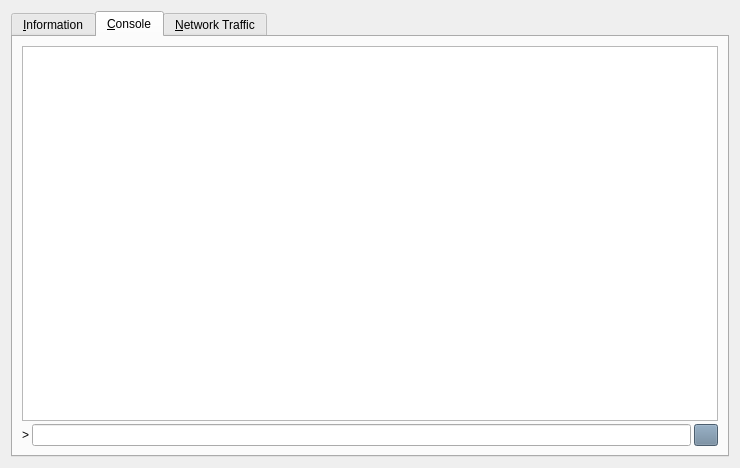
<?xml version="1.0" encoding="UTF-8"?>
<ui version="4.0">
 <class>RPCConsole</class>
 <widget class="QDialog" name="RPCConsole">
  <property name="geometry">
   <rect>
    <x>0</x>
    <y>0</y>
    <width>740</width>
    <height>468</height>
   </rect>
  </property>
  <property name="windowTitle">
   <string>LitecoinBolt - Debug window</string>
  </property>
  <property name="styleSheet">
   <string notr="true">background-image: url(:/images/bkg);</string>
  </property>
  <layout class="QVBoxLayout" name="verticalLayout_2">
   <item>
    <widget class="QTabWidget" name="tabWidget">
     <property name="styleSheet">
      <string notr="true"/>
     </property>
     <property name="currentIndex">
      <number>1</number>
     </property>
     <widget class="QWidget" name="tab_info">
      <property name="styleSheet">
       <string notr="true"/>
      </property>
      <attribute name="title">
       <string>&amp;Information</string>
      </attribute>
      <layout class="QGridLayout" name="gridLayout" columnstretch="0,1">
       <property name="horizontalSpacing">
        <number>12</number>
       </property>
       <item row="0" column="0">
        <widget class="QLabel" name="label_9">
         <property name="font">
          <font>
           <weight>75</weight>
           <bold>true</bold>
          </font>
         </property>
         <property name="styleSheet">
          <string notr="true">background-image: url(:/images/bgbfree);</string>
         </property>
         <property name="text">
          <string>LitecoinBolt Core</string>
         </property>
        </widget>
       </item>
       <item row="1" column="0">
        <widget class="QLabel" name="label_5">
         <property name="styleSheet">
          <string notr="true">background-image: url(:/images/bgbfree);</string>
         </property>
         <property name="text">
          <string>Client name</string>
         </property>
        </widget>
       </item>
       <item row="1" column="1">
        <widget class="QLabel" name="clientName">
         <property name="cursor">
          <cursorShape>IBeamCursor</cursorShape>
         </property>
         <property name="styleSheet">
          <string notr="true">background-image: url(:/images/bgbfree);</string>
         </property>
         <property name="text">
          <string>N/A</string>
         </property>
         <property name="textFormat">
          <enum>Qt::PlainText</enum>
         </property>
         <property name="textInteractionFlags">
          <set>Qt::LinksAccessibleByMouse|Qt::TextSelectableByKeyboard|Qt::TextSelectableByMouse</set>
         </property>
        </widget>
       </item>
       <item row="2" column="0">
        <widget class="QLabel" name="label_6">
         <property name="styleSheet">
          <string notr="true">background-image: url(:/images/bgbfree);</string>
         </property>
         <property name="text">
          <string>Client version</string>
         </property>
        </widget>
       </item>
       <item row="2" column="1">
        <widget class="QLabel" name="clientVersion">
         <property name="cursor">
          <cursorShape>IBeamCursor</cursorShape>
         </property>
         <property name="styleSheet">
          <string notr="true">background-image: url(:/images/bgbfree);</string>
         </property>
         <property name="text">
          <string>N/A</string>
         </property>
         <property name="textFormat">
          <enum>Qt::PlainText</enum>
         </property>
         <property name="textInteractionFlags">
          <set>Qt::LinksAccessibleByMouse|Qt::TextSelectableByKeyboard|Qt::TextSelectableByMouse</set>
         </property>
        </widget>
       </item>
       <item row="3" column="0">
        <widget class="QLabel" name="label_14">
         <property name="styleSheet">
          <string notr="true">background-image: url(:/images/bgbfree);</string>
         </property>
         <property name="text">
          <string>Using OpenSSL version</string>
         </property>
         <property name="indent">
          <number>10</number>
         </property>
        </widget>
       </item>
       <item row="3" column="1">
        <widget class="QLabel" name="openSSLVersion">
         <property name="cursor">
          <cursorShape>IBeamCursor</cursorShape>
         </property>
         <property name="styleSheet">
          <string notr="true">background-image: url(:/images/bgbfree);</string>
         </property>
         <property name="text">
          <string>N/A</string>
         </property>
         <property name="textFormat">
          <enum>Qt::PlainText</enum>
         </property>
         <property name="textInteractionFlags">
          <set>Qt::LinksAccessibleByMouse|Qt::TextSelectableByKeyboard|Qt::TextSelectableByMouse</set>
         </property>
        </widget>
       </item>
       <item row="4" column="0">
        <widget class="QLabel" name="label_12">
         <property name="styleSheet">
          <string notr="true">background-image: url(:/images/bgbfree);</string>
         </property>
         <property name="text">
          <string>Build date</string>
         </property>
        </widget>
       </item>
       <item row="4" column="1">
        <widget class="QLabel" name="buildDate">
         <property name="cursor">
          <cursorShape>IBeamCursor</cursorShape>
         </property>
         <property name="styleSheet">
          <string notr="true">background-image: url(:/images/bgbfree);</string>
         </property>
         <property name="text">
          <string>N/A</string>
         </property>
         <property name="textFormat">
          <enum>Qt::PlainText</enum>
         </property>
         <property name="textInteractionFlags">
          <set>Qt::LinksAccessibleByMouse|Qt::TextSelectableByKeyboard|Qt::TextSelectableByMouse</set>
         </property>
        </widget>
       </item>
       <item row="5" column="0">
        <widget class="QLabel" name="label_13">
         <property name="styleSheet">
          <string notr="true">background-image: url(:/images/bgbfree);</string>
         </property>
         <property name="text">
          <string>Startup time</string>
         </property>
        </widget>
       </item>
       <item row="5" column="1">
        <widget class="QLabel" name="startupTime">
         <property name="cursor">
          <cursorShape>IBeamCursor</cursorShape>
         </property>
         <property name="styleSheet">
          <string notr="true">background-image: url(:/images/bgbfree);</string>
         </property>
         <property name="text">
          <string>N/A</string>
         </property>
         <property name="textFormat">
          <enum>Qt::PlainText</enum>
         </property>
         <property name="textInteractionFlags">
          <set>Qt::LinksAccessibleByMouse|Qt::TextSelectableByKeyboard|Qt::TextSelectableByMouse</set>
         </property>
        </widget>
       </item>
       <item row="6" column="0">
        <widget class="QLabel" name="label_11">
         <property name="font">
          <font>
           <weight>75</weight>
           <bold>true</bold>
          </font>
         </property>
         <property name="styleSheet">
          <string notr="true">background-image: url(:/images/bgbfree);</string>
         </property>
         <property name="text">
          <string>Network</string>
         </property>
        </widget>
       </item>
       <item row="7" column="0">
        <widget class="QLabel" name="label_7">
         <property name="styleSheet">
          <string notr="true">background-image: url(:/images/bgbfree);</string>
         </property>
         <property name="text">
          <string>Number of connections</string>
         </property>
        </widget>
       </item>
       <item row="7" column="1">
        <widget class="QLabel" name="numberOfConnections">
         <property name="cursor">
          <cursorShape>IBeamCursor</cursorShape>
         </property>
         <property name="styleSheet">
          <string notr="true">background-image: url(:/images/bgbfree);</string>
         </property>
         <property name="text">
          <string>N/A</string>
         </property>
         <property name="textFormat">
          <enum>Qt::PlainText</enum>
         </property>
         <property name="textInteractionFlags">
          <set>Qt::LinksAccessibleByMouse|Qt::TextSelectableByKeyboard|Qt::TextSelectableByMouse</set>
         </property>
        </widget>
       </item>
       <item row="8" column="0">
        <widget class="QLabel" name="label_8">
         <property name="styleSheet">
          <string notr="true">background-image: url(:/images/bgbfree);</string>
         </property>
         <property name="text">
          <string>On testnet</string>
         </property>
        </widget>
       </item>
       <item row="8" column="1">
        <widget class="QCheckBox" name="isTestNet">
         <property name="enabled">
          <bool>false</bool>
         </property>
         <property name="styleSheet">
          <string notr="true">background-image: url(:/images/bgbfree);</string>
         </property>
         <property name="text">
          <string/>
         </property>
        </widget>
       </item>
       <item row="9" column="0">
        <widget class="QLabel" name="label_10">
         <property name="font">
          <font>
           <weight>75</weight>
           <bold>true</bold>
          </font>
         </property>
         <property name="styleSheet">
          <string notr="true">background-image: url(:/images/bgbfree);</string>
         </property>
         <property name="text">
          <string>Block chain</string>
         </property>
        </widget>
       </item>
       <item row="10" column="0">
        <widget class="QLabel" name="label_3">
         <property name="styleSheet">
          <string notr="true">background-image: url(:/images/bgbfree);</string>
         </property>
         <property name="text">
          <string>Current number of blocks</string>
         </property>
        </widget>
       </item>
       <item row="10" column="1">
        <widget class="QLabel" name="numberOfBlocks">
         <property name="cursor">
          <cursorShape>IBeamCursor</cursorShape>
         </property>
         <property name="styleSheet">
          <string notr="true">background-image: url(:/images/bgbfree);</string>
         </property>
         <property name="text">
          <string>N/A</string>
         </property>
         <property name="textFormat">
          <enum>Qt::PlainText</enum>
         </property>
         <property name="textInteractionFlags">
          <set>Qt::LinksAccessibleByMouse|Qt::TextSelectableByKeyboard|Qt::TextSelectableByMouse</set>
         </property>
        </widget>
       </item>
       <item row="11" column="0">
        <widget class="QLabel" name="label_2">
         <property name="styleSheet">
          <string notr="true">background-image: url(:/images/bgbfree);</string>
         </property>
         <property name="text">
          <string>Last block time</string>
         </property>
        </widget>
       </item>
       <item row="11" column="1">
        <widget class="QLabel" name="lastBlockTime">
         <property name="cursor">
          <cursorShape>IBeamCursor</cursorShape>
         </property>
         <property name="styleSheet">
          <string notr="true">background-image: url(:/images/bgbfree);</string>
         </property>
         <property name="text">
          <string>N/A</string>
         </property>
         <property name="textFormat">
          <enum>Qt::PlainText</enum>
         </property>
         <property name="textInteractionFlags">
          <set>Qt::LinksAccessibleByMouse|Qt::TextSelectableByKeyboard|Qt::TextSelectableByMouse</set>
         </property>
        </widget>
       </item>
       <item row="12" column="0">
        <spacer name="verticalSpacer_2">
         <property name="orientation">
          <enum>Qt::Vertical</enum>
         </property>
         <property name="sizeHint" stdset="0">
          <size>
           <width>20</width>
           <height>20</height>
          </size>
         </property>
        </spacer>
       </item>
       <item row="13" column="0">
        <widget class="QLabel" name="labelDebugLogfile">
         <property name="font">
          <font>
           <weight>75</weight>
           <bold>true</bold>
          </font>
         </property>
         <property name="styleSheet">
          <string notr="true">background-image: url(:/images/bgbfree);</string>
         </property>
         <property name="text">
          <string>Debug log file</string>
         </property>
        </widget>
       </item>
       <item row="14" column="0">
        <widget class="QPushButton" name="openDebugLogfileButton">
         <property name="toolTip">
          <string>Open the LitecoinBolt debug log file from the current data directory. This can take a few seconds for large log files.</string>
         </property>
         <property name="styleSheet">
          <string notr="true">background-color: rgb(106, 131, 154);</string>
         </property>
         <property name="text">
          <string>&amp;Open</string>
         </property>
         <property name="autoDefault">
          <bool>false</bool>
         </property>
        </widget>
       </item>
       <item row="15" column="0">
        <widget class="QLabel" name="labelCLOptions">
         <property name="font">
          <font>
           <weight>75</weight>
           <bold>true</bold>
          </font>
         </property>
         <property name="styleSheet">
          <string notr="true">background-image: url(:/images/bgbfree);</string>
         </property>
         <property name="text">
          <string>Command-line options</string>
         </property>
        </widget>
       </item>
       <item row="16" column="0">
        <widget class="QPushButton" name="showCLOptionsButton">
         <property name="toolTip">
          <string>Show the LitecoinBolt-Qt help message to get a list with possible LitecoinBolt command-line options.</string>
         </property>
         <property name="styleSheet">
          <string notr="true">background-color: rgb(106, 131, 154);</string>
         </property>
         <property name="text">
          <string>&amp;Show</string>
         </property>
         <property name="autoDefault">
          <bool>false</bool>
         </property>
        </widget>
       </item>
       <item row="17" column="0">
        <spacer name="verticalSpacer">
         <property name="orientation">
          <enum>Qt::Vertical</enum>
         </property>
         <property name="sizeHint" stdset="0">
          <size>
           <width>20</width>
           <height>40</height>
          </size>
         </property>
        </spacer>
       </item>
      </layout>
     </widget>
     <widget class="QWidget" name="tab_console">
      <attribute name="title">
       <string>&amp;Console</string>
      </attribute>
      <layout class="QVBoxLayout" name="verticalLayout_3">
       <property name="spacing">
        <number>3</number>
       </property>
       <item>
        <widget class="QTextEdit" name="messagesWidget">
         <property name="minimumSize">
          <size>
           <width>0</width>
           <height>100</height>
          </size>
         </property>
         <property name="styleSheet">
          <string notr="true">background-image: url(:/images/bgbfree);</string>
         </property>
         <property name="readOnly">
          <bool>true</bool>
         </property>
         <property name="tabKeyNavigation" stdset="0">
          <bool>false</bool>
         </property>
         <property name="columnCount" stdset="0">
          <number>2</number>
         </property>
        </widget>
       </item>
       <item>
        <layout class="QHBoxLayout" name="horizontalLayout">
         <property name="spacing">
          <number>3</number>
         </property>
         <item>
          <widget class="QLabel" name="label">
           <property name="styleSheet">
            <string notr="true">background-image: url(:/images/bgbfree);</string>
           </property>
           <property name="text">
            <string notr="true">&gt;</string>
           </property>
          </widget>
         </item>
         <item>
          <widget class="QLineEdit" name="lineEdit">
           <property name="styleSheet">
            <string notr="true">background-image: url(:/images/gr);</string>
           </property>
          </widget>
         </item>
         <item>
          <widget class="QPushButton" name="clearButton">
           <property name="maximumSize">
            <size>
             <width>24</width>
             <height>24</height>
            </size>
           </property>
           <property name="toolTip">
            <string>Clear console</string>
           </property>
           <property name="styleSheet">
            <string notr="true">background-color: rgb(106, 131, 154);
background-image: url(:/images/bgbfree);</string>
           </property>
           <property name="text">
            <string/>
           </property>
           <property name="icon">
            <iconset resource="../bitcoin.qrc">
             <normaloff>:/icons/remove</normaloff>:/icons/remove</iconset>
           </property>
           <property name="shortcut">
            <string notr="true">Ctrl+L</string>
           </property>
           <property name="autoDefault">
            <bool>false</bool>
           </property>
          </widget>
         </item>
        </layout>
       </item>
      </layout>
     </widget>
     <widget class="QWidget" name="tab">
      <attribute name="title">
       <string>&amp;Network Traffic</string>
      </attribute>
      <layout class="QHBoxLayout" name="horizontalLayout_3">
       <item>
        <layout class="QVBoxLayout" name="verticalLayout_4">
         <item>
          <widget class="TrafficGraphWidget" name="trafficGraph" native="true">
           <property name="sizePolicy">
            <sizepolicy hsizetype="Expanding" vsizetype="Expanding">
             <horstretch>0</horstretch>
             <verstretch>0</verstretch>
            </sizepolicy>
           </property>
           <property name="styleSheet">
            <string notr="true">background-image: url(:/images/bgbfree);</string>
           </property>
          </widget>
         </item>
         <item>
          <layout class="QHBoxLayout" name="horizontalLayout_2">
           <item>
            <widget class="QSlider" name="sldGraphRange">
             <property name="styleSheet">
              <string notr="true">background-image: url(:/images/bgbfree);</string>
             </property>
             <property name="minimum">
              <number>1</number>
             </property>
             <property name="maximum">
              <number>288</number>
             </property>
             <property name="pageStep">
              <number>12</number>
             </property>
             <property name="value">
              <number>6</number>
             </property>
             <property name="orientation">
              <enum>Qt::Horizontal</enum>
             </property>
            </widget>
           </item>
           <item>
            <widget class="QLabel" name="lblGraphRange">
             <property name="minimumSize">
              <size>
               <width>100</width>
               <height>0</height>
              </size>
             </property>
             <property name="styleSheet">
              <string notr="true">background-image: url(:/images/bgbfree);</string>
             </property>
             <property name="alignment">
              <set>Qt::AlignCenter</set>
             </property>
            </widget>
           </item>
           <item>
            <widget class="QPushButton" name="btnClearTrafficGraph">
             <property name="styleSheet">
              <string notr="true">background-color: rgb(106, 131, 154);
background-image: url(:/images/bgbfree);</string>
             </property>
             <property name="text">
              <string>&amp;Clear</string>
             </property>
            </widget>
           </item>
          </layout>
         </item>
        </layout>
       </item>
       <item>
        <layout class="QVBoxLayout" name="verticalLayout">
         <item>
          <widget class="QGroupBox" name="groupBox">
           <property name="styleSheet">
            <string notr="true">background-image: url(:/images/bgbfree);</string>
           </property>
           <property name="title">
            <string>Totals</string>
           </property>
           <layout class="QVBoxLayout" name="verticalLayout_5">
            <item>
             <layout class="QHBoxLayout" name="horizontalLayout_4">
              <item>
               <widget class="Line" name="line">
                <property name="sizePolicy">
                 <sizepolicy hsizetype="Fixed" vsizetype="Fixed">
                  <horstretch>0</horstretch>
                  <verstretch>0</verstretch>
                 </sizepolicy>
                </property>
                <property name="minimumSize">
                 <size>
                  <width>10</width>
                  <height>0</height>
                 </size>
                </property>
                <property name="palette">
                 <palette>
                  <active>
                   <colorrole role="Light">
                    <brush brushstyle="SolidPattern">
                     <color alpha="255">
                      <red>0</red>
                      <green>255</green>
                      <blue>0</blue>
                     </color>
                    </brush>
                   </colorrole>
                  </active>
                  <inactive>
                   <colorrole role="Light">
                    <brush brushstyle="SolidPattern">
                     <color alpha="255">
                      <red>0</red>
                      <green>255</green>
                      <blue>0</blue>
                     </color>
                    </brush>
                   </colorrole>
                  </inactive>
                  <disabled>
                   <colorrole role="Light">
                    <brush brushstyle="SolidPattern">
                     <color alpha="255">
                      <red>0</red>
                      <green>255</green>
                      <blue>0</blue>
                     </color>
                    </brush>
                   </colorrole>
                  </disabled>
                 </palette>
                </property>
                <property name="orientation">
                 <enum>Qt::Horizontal</enum>
                </property>
               </widget>
              </item>
              <item>
               <widget class="QLabel" name="label_16">
                <property name="styleSheet">
                 <string notr="true">background-image: url(:/images/bgbfree);</string>
                </property>
                <property name="text">
                 <string>In:</string>
                </property>
               </widget>
              </item>
              <item>
               <widget class="QLabel" name="lblBytesIn">
                <property name="minimumSize">
                 <size>
                  <width>50</width>
                  <height>0</height>
                 </size>
                </property>
                <property name="styleSheet">
                 <string notr="true">background-image: url(:/images/bgbfree);</string>
                </property>
                <property name="alignment">
                 <set>Qt::AlignRight|Qt::AlignTrailing|Qt::AlignVCenter</set>
                </property>
               </widget>
              </item>
             </layout>
            </item>
            <item>
             <layout class="QHBoxLayout" name="horizontalLayout_5">
              <item>
               <widget class="Line" name="line_2">
                <property name="sizePolicy">
                 <sizepolicy hsizetype="Fixed" vsizetype="Fixed">
                  <horstretch>0</horstretch>
                  <verstretch>0</verstretch>
                 </sizepolicy>
                </property>
                <property name="minimumSize">
                 <size>
                  <width>10</width>
                  <height>0</height>
                 </size>
                </property>
                <property name="palette">
                 <palette>
                  <active>
                   <colorrole role="Light">
                    <brush brushstyle="SolidPattern">
                     <color alpha="255">
                      <red>255</red>
                      <green>0</green>
                      <blue>0</blue>
                     </color>
                    </brush>
                   </colorrole>
                  </active>
                  <inactive>
                   <colorrole role="Light">
                    <brush brushstyle="SolidPattern">
                     <color alpha="255">
                      <red>255</red>
                      <green>0</green>
                      <blue>0</blue>
                     </color>
                    </brush>
                   </colorrole>
                  </inactive>
                  <disabled>
                   <colorrole role="Light">
                    <brush brushstyle="SolidPattern">
                     <color alpha="255">
                      <red>255</red>
                      <green>0</green>
                      <blue>0</blue>
                     </color>
                    </brush>
                   </colorrole>
                  </disabled>
                 </palette>
                </property>
                <property name="orientation">
                 <enum>Qt::Horizontal</enum>
                </property>
               </widget>
              </item>
              <item>
               <widget class="QLabel" name="label_17">
                <property name="styleSheet">
                 <string notr="true">background-image: url(:/images/bgbfree);</string>
                </property>
                <property name="text">
                 <string>Out:</string>
                </property>
               </widget>
              </item>
              <item>
               <widget class="QLabel" name="lblBytesOut">
                <property name="minimumSize">
                 <size>
                  <width>50</width>
                  <height>0</height>
                 </size>
                </property>
                <property name="styleSheet">
                 <string notr="true">background-image: url(:/images/bgbfree);</string>
                </property>
                <property name="alignment">
                 <set>Qt::AlignRight|Qt::AlignTrailing|Qt::AlignVCenter</set>
                </property>
               </widget>
              </item>
             </layout>
            </item>
            <item>
             <spacer name="verticalSpacer_4">
              <property name="orientation">
               <enum>Qt::Vertical</enum>
              </property>
              <property name="sizeHint" stdset="0">
               <size>
                <width>20</width>
                <height>407</height>
               </size>
              </property>
             </spacer>
            </item>
           </layout>
          </widget>
         </item>
        </layout>
       </item>
      </layout>
     </widget>
    </widget>
   </item>
  </layout>
 </widget>
 <customwidgets>
  <customwidget>
   <class>TrafficGraphWidget</class>
   <extends>QWidget</extends>
   <header>trafficgraphwidget.h</header>
   <container>1</container>
   <slots>
    <slot>clear()</slot>
   </slots>
  </customwidget>
 </customwidgets>
 <resources>
  <include location="../bitcoin.qrc"/>
 </resources>
 <connections/>
</ui>
